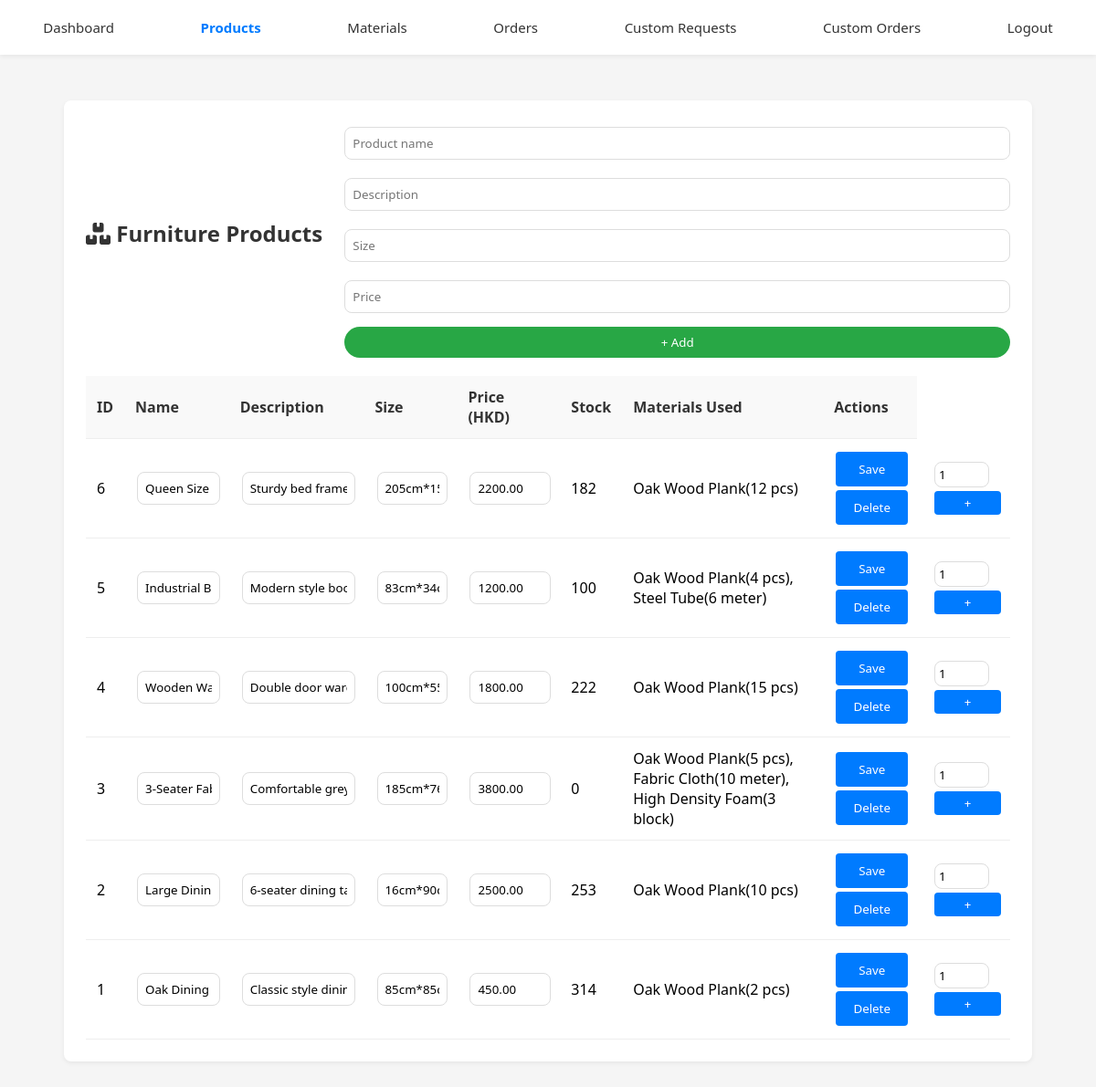
Page /staff/products.php (signed in) on the earlier database version.
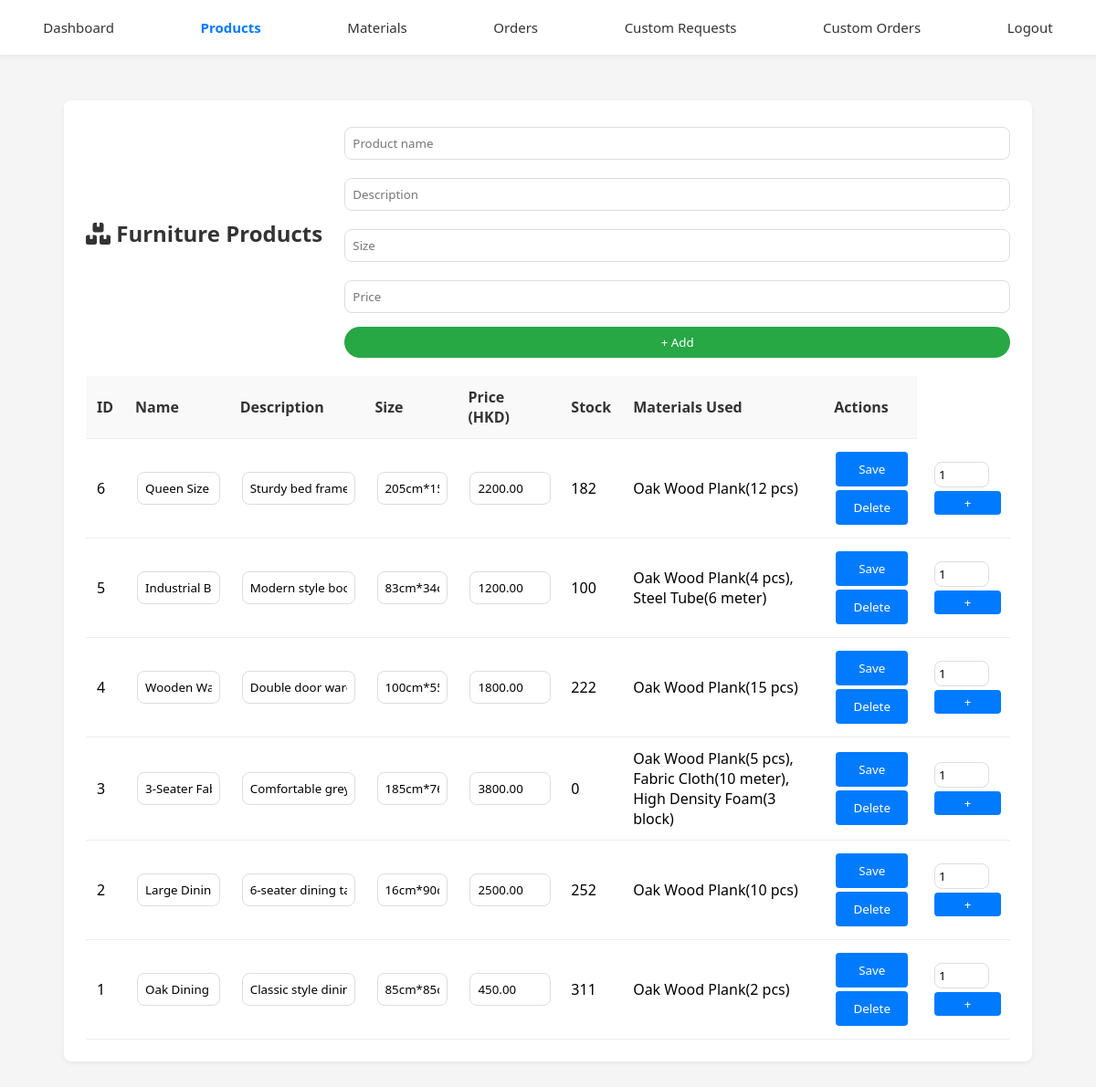
Same page on the later database version.
### tables this page shows
CREATE TABLE `furnitures` (
  `fid` int(11) NOT NULL,
  `fname` varchar(255) NOT NULL,
  `fdesc` varchar(255) NOT NULL,
  `fSize` varchar(120) NOT NULL,
  `fprice` decimal(10,2) NOT NULL,
  `fStock` int(11) NOT NULL,
  `fImgPath` varchar(200) DEFAULT NULL
);

### staff/products.php (the view, shortened to what this page needs)
<?php
require_once 'db_config.php';
$furnitures = $pdo->query("
    SELECT f.*,
           GROUP_CONCAT(CONCAT(m.mname, '(', fm.pmqty, ' ', m.munit, ')') SEPARATOR ', ') AS materials_used
    FROM furnitures f
    LEFT JOIN furniturematerials fm ON f.fid = fm.fid
    LEFT JOIN materials m ON fm.mid = m.mid
    GROUP BY f.fid
    ORDER BY f.fid DESC
")->fetchAll();
?>
<!DOCTYPE html>
<html lang="en">
<head>
    <link rel="stylesheet" href="../CSS/staffStyle.css">
    <link rel="stylesheet" href="https://cdnjs.cloudflare.com/ajax/libs/font-awesome/6.0.0/css/all.min.css">
</head>
<body class="body-staff">
    <div class="nav">
        <a href="dashboard.php">Dashboard</a>
        <a href="products.php" class="active">Products</a>
        <a href="materials.php">Materials</a>
        <a href="orders.php">Orders</a>
        <a href="staff_custom_requests.php">Custom Requests</a>
        <a href="staff_custom_orders.php">Custom Orders</a>
        <a href="logout.php">Logout</a>
    </div>
    <div class="staff-container">
        <div class="table-box">
            <div class="table-tools">
                <h2><i class="fas fa-boxes"></i> Furniture Products</h2>
                <form method="post" style="display:inline;">
                    <input type="text" name="name" placeholder="Product name" required size="10">
                    <input type="text" name="desc" placeholder="Description" size="12">
                    <input type="text" name="size" placeholder="Size" size="10">
                    <input type="number" step="0.01" name="price" placeholder="Price" required size="6">
                    <button type="submit" class="btn-add">+ Add</button>
                </form>
            </div>
            <div style="overflow-x: auto;">
                <table>
                    <thead>
                        <tr>
                            <th>ID</th>
                            <th>Name</th>
                            <th>Description</th>
                            <th>Size</th>
                            <th>Price (HKD)</th>
                            <th>Stock</th>
                            <th>Materials Used</th>
                            <th>Actions</th>
                        </tr>
                    </thead>
                    <tbody>
                    <?php foreach ($furnitures as $f): ?>
                    <tr>
                        <form method="post" style="display:inline-block;">
                            <td><?php echo $f['fid']; ?><input type="hidden" name="id" value="<?php echo $f['fid']; ?>"></td>
                            <td><input type="text" name="name" value="<?php echo htmlspecialchars($f['fname']); ?>" required></td>
                            <td><input type="text" name="desc" value="<?php echo htmlspecialchars($f['fdesc']); ?>"></td>
                            <td><input type="text" name="size" value="<?php echo htmlspecialchars($f['fSize']); ?>"></td>
                            <td><input type="number" step="0.01" name="price" value="<?php echo $f['fprice']; ?>" required></td>
                            <td><?php echo $f['fStock']; ?></td>
                            <td><?php echo htmlspecialchars($f['materials_used']); ?></td>
                            <td>
                                <button type="submit" name="edit">Save</button>
                                <button type="submit" name="delete" onclick="return confirm('Delete this product?')">Delete</button>
                            </td>
                        </form>
                        <td>
                            <form method="post" class="stock-form">
                                <input type="number" name="add_qty" min="1" value="1" required>
                                <button type="submit" name="add_stock">+</button>
                            </form>
                        </td>
                    </tr>
                    <?php endforeach; ?>
                    </tbody>
                </table>
            </div>
        </div>
    </div>
</body>
</html>

Differences in the rows shown:
changed furnitures "Large Dining Table": fStock "253" → "252"
changed furnitures "Oak Dining Chair": fStock "314" → "311"
